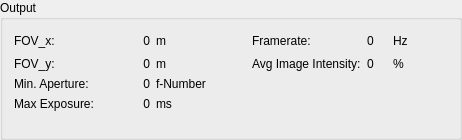
     <widget class="QGroupBox" name="OutputBox">
      <property name="title">
       <string>Output</string>
      </property>
      <layout class="QGridLayout" name="gridLayout_4">
       <item row="0" column="1">
        <widget class="QLabel" name="fovxValueLabel">
         <property name="minimumSize">
          <size>
           <width>50</width>
           <height>0</height>
          </size>
         </property>
         <property name="text">
          <string>0</string>
         </property>
         <property name="alignment">
          <set>Qt::AlignRight|Qt::AlignTrailing|Qt::AlignVCenter</set>
         </property>
        </widget>
       </item>
       <item row="3" column="0">
        <widget class="QLabel" name="exposureLabel">
         <property name="text">
          <string>Max Exposure:</string>
         </property>
        </widget>
       </item>
       <item row="1" column="2">
        <widget class="QLabel" name="fovyUnitsLabel">
         <property name="text">
          <string>m</string>
         </property>
        </widget>
       </item>
       <item row="0" column="2">
        <widget class="QLabel" name="fovxUnitsLabel">
         <property name="text">
          <string>m</string>
         </property>
        </widget>
       </item>
       <item row="0" column="5">
        <widget class="QLabel" name="framerateValueLabel">
         <property name="minimumSize">
          <size>
           <width>20</width>
           <height>0</height>
          </size>
         </property>
         <property name="text">
          <string>0</string>
         </property>
        </widget>
       </item>
       <item row="4" column="0">
        <spacer name="verticalSpacer_2">
         <property name="orientation">
          <enum>Qt::Vertical</enum>
         </property>
         <property name="sizeHint" stdset="0">
          <size>
           <width>20</width>
           <height>15</height>
          </size>
         </property>
        </spacer>
       </item>
       <item row="1" column="0">
        <widget class="QLabel" name="FOVyLabel">
         <property name="text">
          <string>FOV_y:</string>
         </property>
        </widget>
       </item>
       <item row="2" column="0">
        <widget class="QLabel" name="apertureLabel">
         <property name="text">
          <string>Min. Aperture:</string>
         </property>
        </widget>
       </item>
       <item row="0" column="0">
        <widget class="QLabel" name="FOVxLabel">
         <property name="text">
          <string>FOV_x:</string>
         </property>
        </widget>
       </item>
       <item row="0" column="7">
        <widget class="QLabel" name="framerateUnitsLabel">
         <property name="text">
          <string>Hz</string>
         </property>
        </widget>
       </item>
       <item row="2" column="2">
        <widget class="QLabel" name="apertureUnitsLabel">
         <property name="text">
          <string>f-Number</string>
         </property>
        </widget>
       </item>
       <item row="3" column="1">
        <widget class="QLabel" name="exposureValueLabel">
         <property name="minimumSize">
          <size>
           <width>40</width>
           <height>0</height>
          </size>
         </property>
         <property name="cursor">
          <cursorShape>SizeAllCursor</cursorShape>
         </property>
         <property name="text">
          <string>0</string>
         </property>
         <property name="alignment">
          <set>Qt::AlignRight|Qt::AlignTrailing|Qt::AlignVCenter</set>
         </property>
        </widget>
       </item>
       <item row="0" column="4">
        <widget class="QLabel" name="framerateLabel">
         <property name="text">
          <string>Framerate:</string>
         </property>
        </widget>
       </item>
       <item row="2" column="1">
        <widget class="QLabel" name="apertureValueLabel">
         <property name="minimumSize">
          <size>
           <width>50</width>
           <height>0</height>
          </size>
         </property>
         <property name="text">
          <string>0</string>
         </property>
         <property name="alignment">
          <set>Qt::AlignRight|Qt::AlignTrailing|Qt::AlignVCenter</set>
         </property>
        </widget>
       </item>
       <item row="0" column="3">
        <spacer name="horizontalSpacer_5">
         <property name="orientation">
          <enum>Qt::Horizontal</enum>
         </property>
         <property name="sizeHint" stdset="0">
          <size>
           <width>40</width>
           <height>20</height>
          </size>
         </property>
        </spacer>
       </item>
       <item row="1" column="1">
        <widget class="QLabel" name="fovyValueLabel">
         <property name="minimumSize">
          <size>
           <width>50</width>
           <height>0</height>
          </size>
         </property>
         <property name="text">
          <string>0</string>
         </property>
         <property name="alignment">
          <set>Qt::AlignRight|Qt::AlignTrailing|Qt::AlignVCenter</set>
         </property>
        </widget>
       </item>
       <item row="3" column="2">
        <widget class="QLabel" name="exposureUnitsLabel">
         <property name="text">
          <string>ms</string>
         </property>
        </widget>
       </item>
       <item row="0" column="8">
        <spacer name="horizontalSpacer_7">
         <property name="orientation">
          <enum>Qt::Horizontal</enum>
         </property>
         <property name="sizeHint" stdset="0">
          <size>
           <width>40</width>
           <height>20</height>
          </size>
         </property>
        </spacer>
       </item>
       <item row="1" column="4">
        <widget class="QLabel" name="imgAvgValueLabel">
         <property name="text">
          <string>Avg Image Intensity:</string>
         </property>
        </widget>
       </item>
       <item row="1" column="5">
        <widget class="QLabel" name="avgImgValueValueLabel">
         <property name="text">
          <string>0</string>
         </property>
        </widget>
       </item>
       <item row="1" column="7">
        <widget class="QLabel" name="avgImageValueUnitsLabel">
         <property name="text">
          <string>%</string>
         </property>
        </widget>
       </item>
      </layout>
     </widget>
